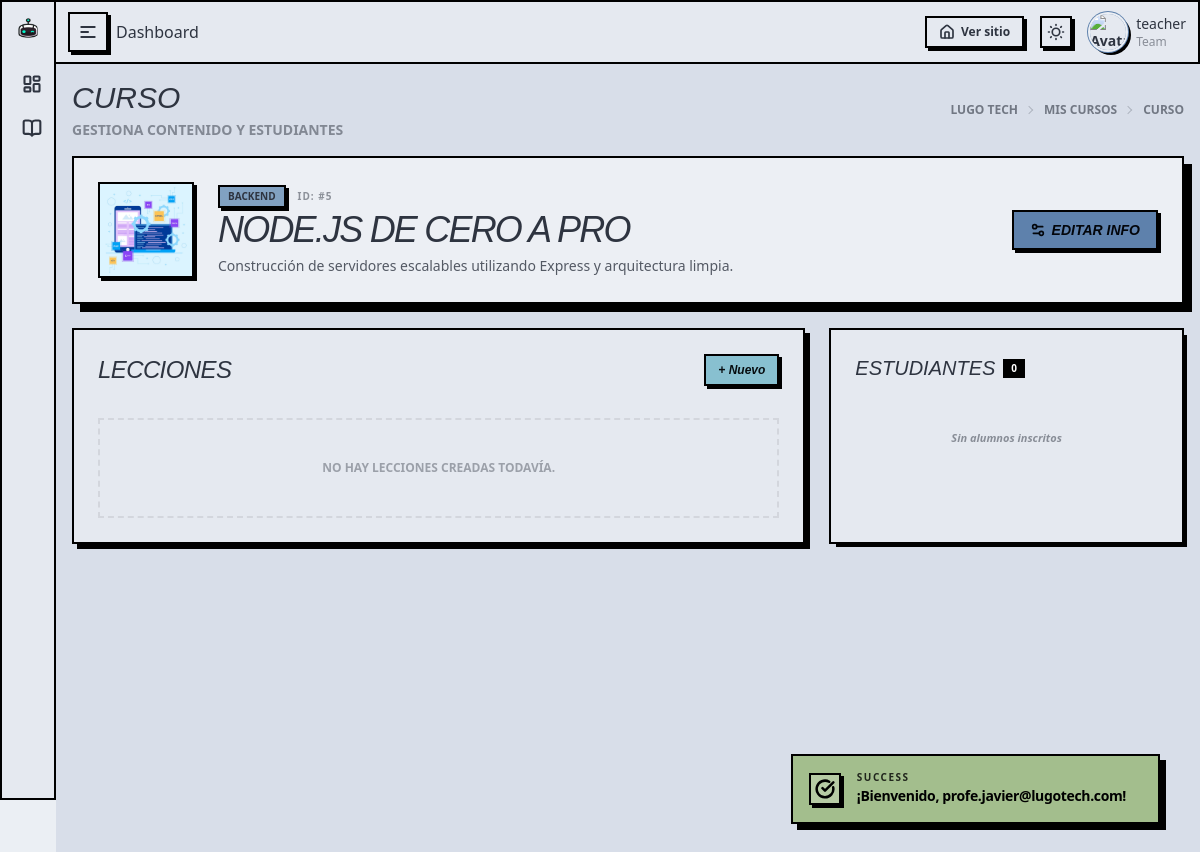
Before: /pages/teacherCourse.php?course_id=5 (signed in) with the older database file.
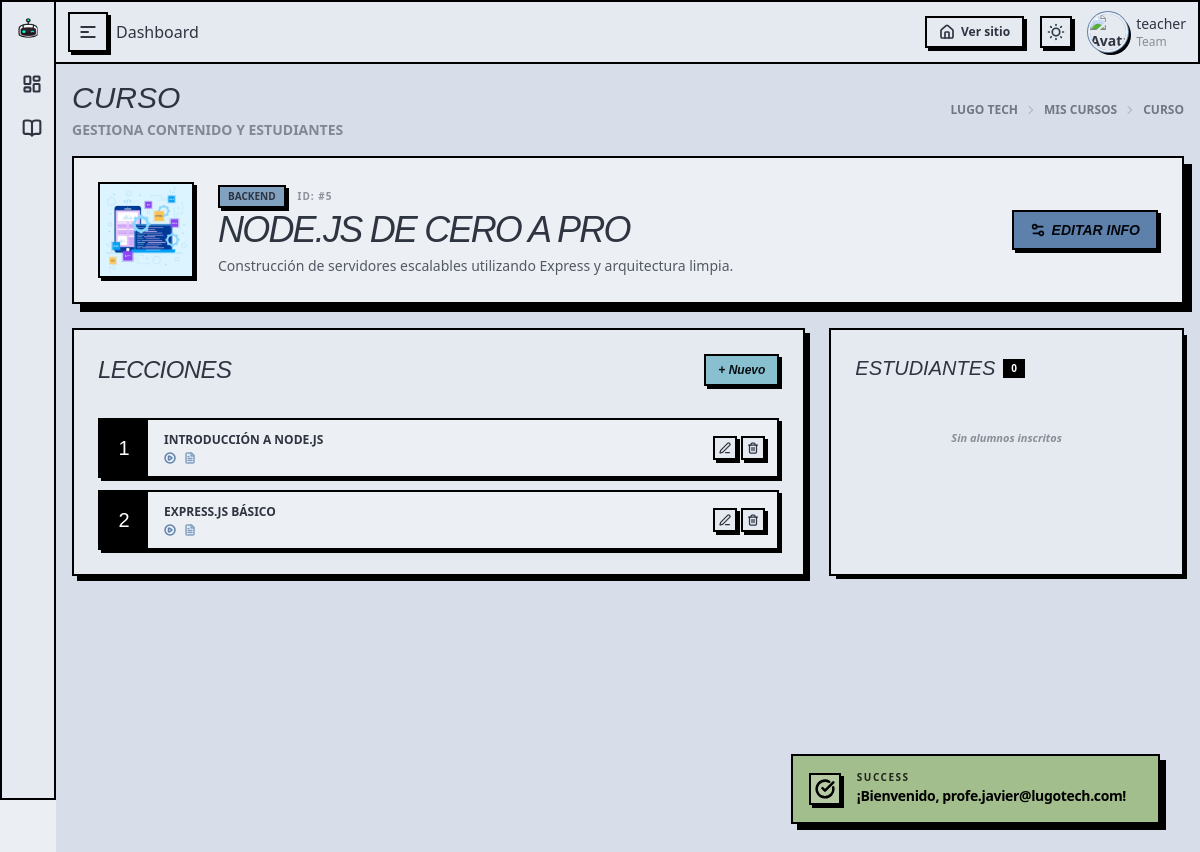
After: the same page with the newer database file.
### tables this page shows
CREATE TABLE lessons (
    id INTEGER PRIMARY KEY AUTOINCREMENT,
    course_id INTEGER NOT NULL,
    title TEXT NOT NULL,
    content TEXT,
    video_url TEXT,
    order_index INTEGER NOT NULL,
    FOREIGN KEY (course_id) REFERENCES courses(id) ON DELETE CASCADE
);

### includes/dao/CourseDao.php (called while the page is built, shortened)
<?php
class CourseDao
{
  private $db;
  public function __construct($databaseConnection)
  {
    $this->db = $databaseConnection;
  }
  public function getCourseById($id)
  {
    $stmt = $this->db->prepare('SELECT courses.*, users.username as teacher_name FROM courses LEFT JOIN users ON courses.teacher_id = users.id WHERE courses.id = :id');
    $stmt->bindValue(':id', $id, SQLITE3_INTEGER);
    $result = $stmt->execute();
    return $result->fetchArray(SQLITE3_ASSOC);
  }
}

### includes/dao/LessonDao.php (called while the page is built, shortened)
<?php
class LessonDao
{
  private $db;
  public function __construct($databaseConnection)
  {
    $this->db = $databaseConnection;
  }
  public function getLessonsByCourse($courseId)
  {
    $stmt = $this->db->prepare('SELECT * FROM lessons WHERE course_id = :course_id ORDER BY order_index ASC');
    $stmt->bindValue(':course_id', $courseId, SQLITE3_INTEGER);
    $result = $stmt->execute();
    $lessons = [];
    while ($row = $result->fetchArray(SQLITE3_ASSOC)) {
      $lessons[] = $row;
    }
    return $lessons;
  }
}

### includes/course_summary.php (the view, shortened to what the changed rows need)
<div class="bg-base-100 border-3 border-black shadow-neo-lg p-6 flex flex-col md:flex-row justify-between items-center gap-6 rounded-none">
  <div class="flex items-center gap-6">
    <div>
      <h1 class="text-3xl md:text-4xl font-display uppercase italic tracking-tighter leading-none">
        <?= $course['title'] ?>
      </h1>
    </div>
  </div>
</div>

### includes/lesson_manager.php (shortened to what the changed rows need)
<div class="bg-base-200 border-3 border-black shadow-neo p-6 rounded-none h-full">
  <div class="flex justify-between items-center mb-8">
    <h2 class="text-2xl font-display uppercase italic tracking-tight">Lecciones</h2>
  </div>
  <div class="space-y-3">
    <?php if (empty($lessons)): ?>
      <div class="border-2 border-dashed border-black/20 p-10 text-center font-bold opacity-40 uppercase text-xs">
        No hay lecciones creadas todavía.
      </div>
    <?php else: ?>
      <?php foreach ($lessons as $lesson): ?>
        <div class="flex items-center bg-base-100 border-2 border-black shadow-neo-sm hover:shadow-neo transition-all rounded-none overflow-hidden group">
          <div class="bg-black text-white w-12 h-14 flex items-center justify-center font-display text-xl shrink-0">
            <?= $lesson['order_index'] ?>
          </div>
          <div class="flex-1 px-4 py-2">
            <h4 class="font-black uppercase text-xs truncate max-w-50 md:max-w-none"><?= $lesson['title'] ?></h4>
            <div class="flex gap-2 mt-1">
              <?php if ($lesson['video_url']): ?>
                <i data-lucide="play-circle" class="size-3 text-primary stroke-3"></i>
              <?php endif; ?>
              <?php if ($lesson['content']): ?>
                <i data-lucide="file-text" class="size-3 text-secondary stroke-3"></i>
              <?php endif; ?>
            </div>
          </div>
          <div class="flex gap-1 pr-3">
            <button class="btn btn-square btn-xs border-2 border-black rounded-none hover:bg-warning shadow-neo"
              onclick="updateLesson(
                <?= htmlspecialchars($lesson['id']) ?>,
                '<?= htmlspecialchars($lesson['title']) ?>',
                '<?= htmlspecialchars($lesson['video_url']) ?>',
                '<?= htmlspecialchars($lesson['order_index']) ?>',
                '<?= htmlspecialchars($lesson['content']) ?>'
              )">
              <i data-lucide="edit-3" class="size-3"></i>
            </button>
            <button class="btn btn-square btn-xs border-2 border-black rounded-none hover:bg-error shadow-neo"
              onclick="deleteLesson(<?= htmlspecialchars($lesson['id']) ?>, <?= htmlspecialchars($courseId) ?>); ">
              <i data-lucide="trash-2" class="size-3"></i>
            </button>
          </div>
        </div>
      <?php endforeach; ?>
    <?php endif; ?>
  </div>

Changed rows visible on the page:
added lessons: order_index "1", title "INTRODUCCIÓN A NODE.JS"
added lessons: order_index "2", title "EXPRESS.JS BÁSICO"
Other visible differences:
text no longer shown: "NO HAY LECCIONES CREADAS TODAVÍA."
